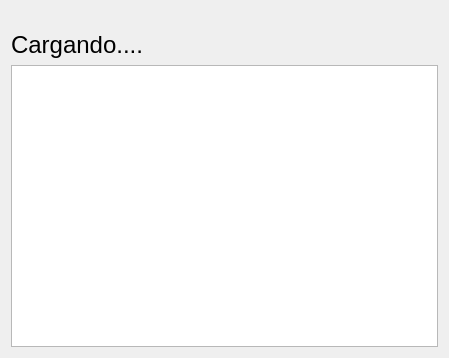
<?xml version="1.0" encoding="UTF-8"?>
<ui version="4.0">
 <class>LoadingDialog</class>
 <widget class="QDialog" name="LoadingDialog">
  <property name="windowModality">
   <enum>Qt::ApplicationModal</enum>
  </property>
  <property name="geometry">
   <rect>
    <x>0</x>
    <y>0</y>
    <width>449</width>
    <height>358</height>
   </rect>
  </property>
  <property name="windowTitle">
   <string>Patiatest - Cargando...</string>
  </property>
  <property name="sizeGripEnabled">
   <bool>false</bool>
  </property>
  <layout class="QVBoxLayout" name="verticalLayout">
   <item>
    <widget class="QLabel" name="Logo">
     <property name="text">
      <string/>
     </property>
     <property name="pixmap">
      <pixmap>../assets/logo.png</pixmap>
     </property>
     <property name="scaledContents">
      <bool>false</bool>
     </property>
     <property name="alignment">
      <set>Qt::AlignCenter</set>
     </property>
    </widget>
   </item>
   <item>
    <widget class="QLabel" name="label_2">
     <property name="font">
      <font>
       <pointsize>18</pointsize>
      </font>
     </property>
     <property name="text">
      <string>Cargando....</string>
     </property>
    </widget>
   </item>
   <item>
    <widget class="QPlainTextEdit" name="PlainTextLog"/>
   </item>
  </layout>
 </widget>
 <resources/>
 <connections/>
</ui>
